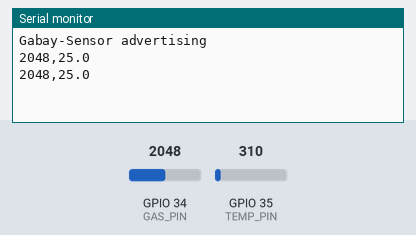
This sketch was run on a simulated ESP32. On the bench: the last lines printed to the serial monitor. The test bench sets the inputs (shaded band); at power-on: GPIO 35 (TEMP_PIN) = 310, GPIO 34 (GAS_PIN) = 2048 (analog values on the 0–4095 scale). Nothing arrives over Bluetooth unless stated; a phone connects over Bluetooth LE 3 s after start.

Above: at 1.8 s.
1.9 s: GPIO 35 (TEMP_PIN) set to 372
At 2.7 s:
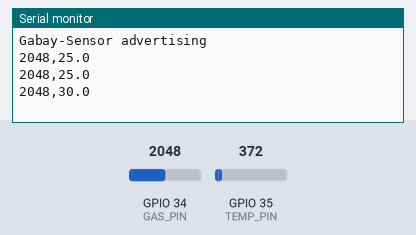
3.4 s: GPIO 34 (GAS_PIN) set to 2866
At 4.7 s:
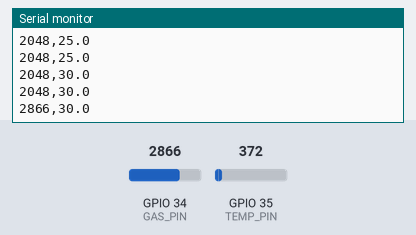
4.9 s: GPIO 35 (TEMP_PIN) set to 434
At 5.8 s:
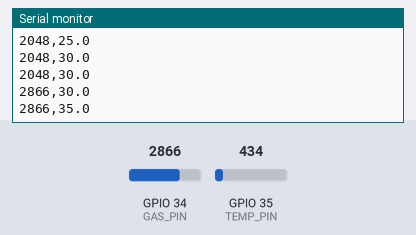
6.4 s: GPIO 34 (GAS_PIN) set to 3603
At 7.7 s:
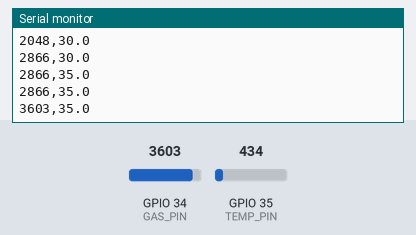
Timing chart, 0 to 8.9 s (numbered marks = the images above; inputs shaded):
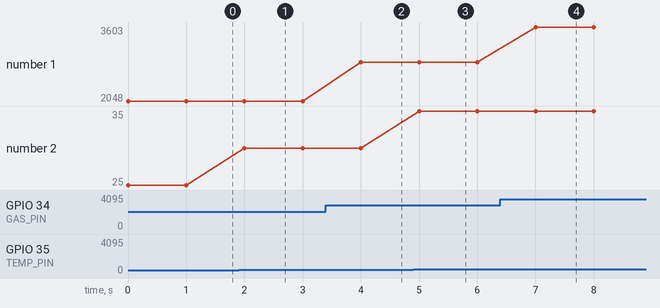

Measured:
- after the input at 1.9 s, the serial monitor: prints a new line after 0.10 s (image 1)
- after the input at 3.4 s, the serial monitor: prints a new line after 0.60 s (image 2)
- after the input at 4.9 s, the serial monitor: prints a new line after 0.10 s (image 3)
- after the input at 6.4 s, the serial monitor: prints a new line after 0.60 s (image 4)
- plotted number 1: 2048 → 2866 after the input at 3.4 s, 2866 → 3603 after the input at 6.4 s
- plotted number 2: 25 → 30 after the input at 1.9 s, 30 → 35 after the input at 4.9 s

The sketch:

gabay_sensor.ino
```cpp
/*
  Gabay Sensor - ESP32 gas/smoke + temperature sensor over Bluetooth LE.

  Parts:
    - ESP32 DevKit (any ESP32 with BLE)
    - MQ-2 gas/smoke sensor  -> analog out to GPIO 34 (use a voltage divider: MQ-2 outputs up to 5V)
    - LM35 temperature sensor -> analog out to GPIO 35
  Sends text "gas,tempC" (example: "412,36.5") once per second.
  The Gabay app connects to the device named "Gabay-Sensor".

  Arduino IDE: install "esp32" boards by Espressif, select your ESP32 board, upload.
  Let the MQ-2 warm up ~2 minutes before trusting readings, then calibrate gasLimit in the app.
*/
#include <BLEDevice.h>
#include <BLEServer.h>
#include <BLEUtils.h>
#include <BLE2902.h>

#define SERVICE_UUID "6e400001-b5a3-f393-e0a9-e50e24dcca9e"
#define DATA_UUID    "6e400003-b5a3-f393-e0a9-e50e24dcca9e"

const int GAS_PIN = 34;
const int TEMP_PIN = 35;

BLECharacteristic *dataChar;
bool connected = false;

class ServerCallbacks : public BLEServerCallbacks {
  void onConnect(BLEServer *s) override { connected = true; }
  void onDisconnect(BLEServer *s) override {
    connected = false;
    s->getAdvertising()->start();  // allow reconnect
  }
};

void setup() {
  Serial.begin(115200);
  analogReadResolution(12);

  BLEDevice::init("Gabay-Sensor");
  BLEServer *server = BLEDevice::createServer();
  server->setCallbacks(new ServerCallbacks());
  BLEService *service = server->createService(SERVICE_UUID);
  dataChar = service->createCharacteristic(DATA_UUID, BLECharacteristic::PROPERTY_NOTIFY | BLECharacteristic::PROPERTY_READ);
  dataChar->addDescriptor(new BLE2902());
  service->start();

  BLEAdvertising *adv = BLEDevice::getAdvertising();
  adv->addServiceUUID(SERVICE_UUID);
  adv->setScanResponse(true);
  BLEDevice::startAdvertising();
  Serial.println("Gabay-Sensor advertising");
}

void loop() {
  int gas = analogRead(GAS_PIN);                        // 0..4095 raw
  float volts = analogRead(TEMP_PIN) * 3.3 / 4095.0;
  float tempC = volts * 100.0;                          // LM35: 10 mV per °C

  char msg[24];
  snprintf(msg, sizeof(msg), "%d,%.1f", gas, tempC);
  Serial.println(msg);

  if (connected) {
    dataChar->setValue((uint8_t *)msg, strlen(msg));
    dataChar->notify();
  }
  delay(1000);
}
```
